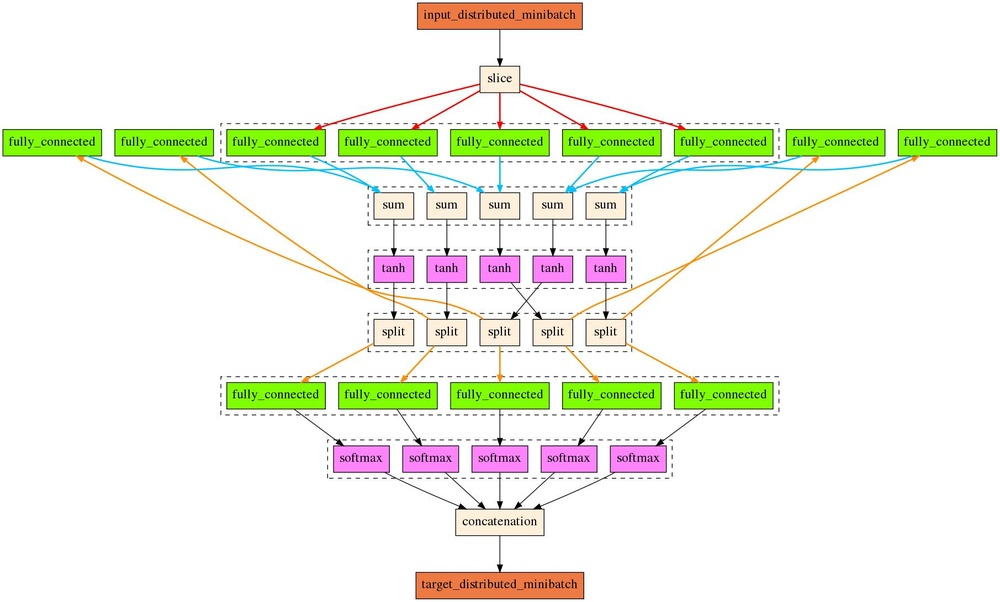
#> input picture scripts/proto/examples/viz/rnn_1.jpg, 1000 x 602 px, shrunk from 1811 x 1091 before the run
$ python -i chroma_blur.py   (imports and definitions only)
#> lines starting #> are read from the running program, lines starting #| are printed output that depends on the picture
#> further down, picture is the input picture: shape (602, 1000, 3); mean B, G, R 230.9, 243.2, 240.5
import numpy as np
import scipy.ndimage.filters
import cv2

def chroma_blur(img):
    """Blur chroma channels to hide chromatic aberration.

    Convert to CIE Lab format and apply box filter to a and b
    channels.

    """
    img = cv2.cvtColor(img, cv2.COLOR_BGR2Lab)
#> img: shape (602, 1000, 3); mean of channels 0, 1, 2 243.9, 126, 133.1
    img[:,:,1] = scipy.ndimage.filters.uniform_filter(img[:,:,1], 13)
#> img: shape (602, 1000, 3); mean of channels 0, 1, 2 243.9, 125.7, 133.1
    img[:,:,2] = scipy.ndimage.filters.uniform_filter(img[:,:,2], 13)
#> img: shape (602, 1000, 3); mean of channels 0, 1, 2 243.9, 125.7, 132.8
    img = cv2.cvtColor(img, cv2.COLOR_Lab2BGR)
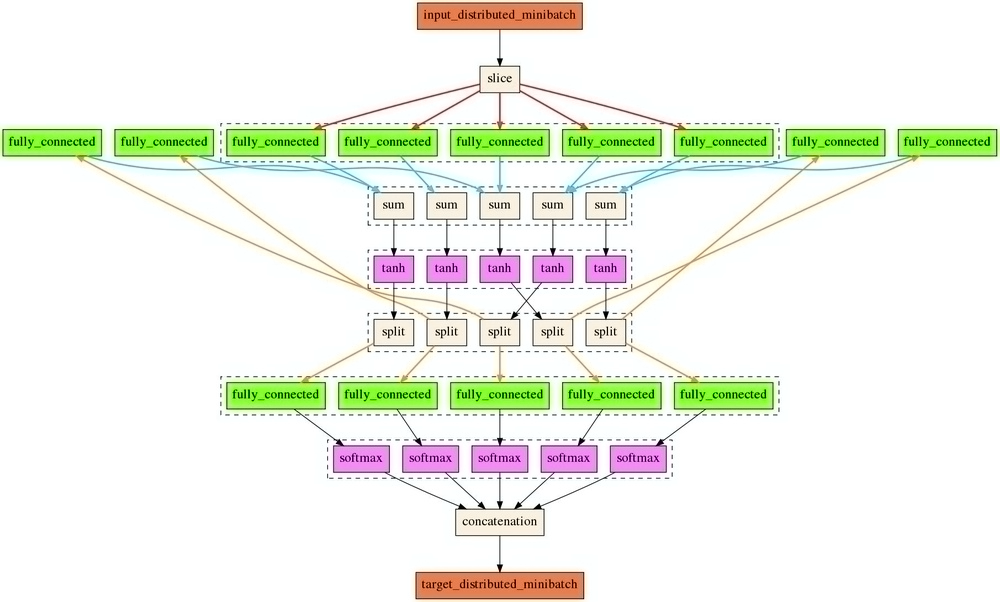
#> img: shape (602, 1000, 3); mean B, G, R 233, 243.4, 240
    return img

>>> import cv2
>>> picture = cv2.imread('../../../scripts/proto/examples/viz/rnn_1.jpg')
>>> result = chroma_blur(picture)
